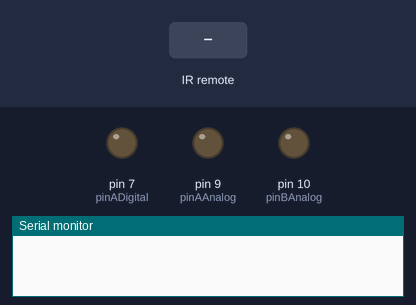
The sketch below on a simulated Arduino Uno, built with avr-gcc and run on an emulated ATmega328P. On the bench: output pins drawn as LEDs (lit = HIGH), the last lines printed to the serial monitor. Inputs (shaded band) come from the test bench.

Above: at 1.2 s.
1.3 s: infrared code 0xFF629D received
At 1.8 s:
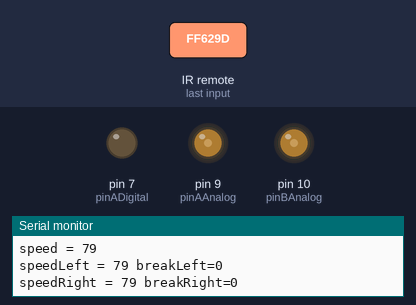
2.8 s: infrared code 0xFFA857 received
At 4.0 s:
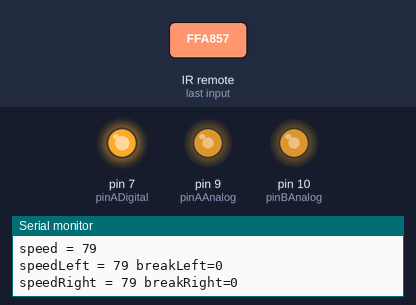
4.3 s: infrared code 0xFF22DD received
At 5.5 s:
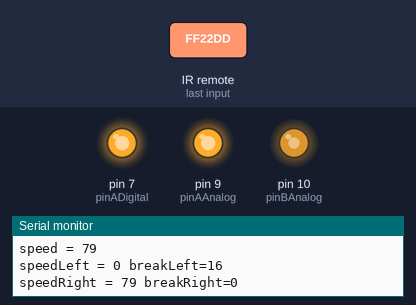
5.8 s: infrared code 0xFF02FD received
At 6.4 s:
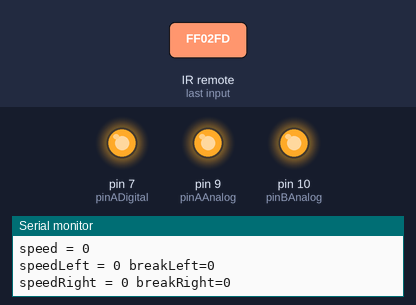
Timing chart, 0 to 8.3 s (numbered marks = the images above; inputs shaded):
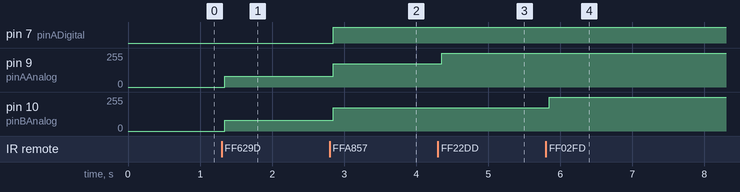

Measured:
- after the input at 1.3 s, pin 9 (pinAAnalog), pin 10 (pinBAnalog): 0/255 → 79/255 at once
- after the input at 2.8 s, pin 7 (pinADigital): LOW → HIGH after 0.05 s; pin 9 (pinAAnalog), pin 10 (pinBAnalog): 79/255 → 176/255 after 0.05 s
- after the input at 4.3 s, pin 9 (pinAAnalog): 176/255 → 255/255 after 0.05 s
- after the input at 5.8 s, pin 10 (pinBAnalog): 176/255 → 255/255 at once

The sketch:

MotorA.ino
```cpp
#include <IRremote.h>
#include <IRremoteInt.h>

int RECV_PIN = 11; //define input pin on Arduino
IRrecv irrecv(RECV_PIN);
decode_results results;

signed long speed = 0;
signed short int dir   = 1;

const unsigned int pinADigital = 7;
const unsigned int pinBDigital = 8;
const unsigned int pinAAnalog = 9;
const unsigned int pinBAnalog = 10;

const signed int STEP = 0x10;
const unsigned int breakStep = 0x10;

const unsigned int MIN  = 0x4F;
const unsigned int MAX  = 0xFF;

const unsigned long UP = 0xff629d;
const unsigned long DOWN = 0xffa857;
const unsigned long OK = 0xff02fd;
const unsigned long LEFT = 0xff22dd;
const unsigned long RIGHT = 0xffc23d;
const unsigned long KEEP = 0xffffffff;

unsigned int breakRight = 0;
unsigned int breakLeft = 0;

int oldDelta=0;
unsigned long oldKey = 0;

void setup()
{
  Serial.begin(9600);
  irrecv.enableIRIn(); // Start the receiver
  pinMode(pinADigital, OUTPUT);
  pinMode(pinAAnalog, OUTPUT);
  analogWrite(pinADigital, 0);
  analogWrite(pinAAnalog, 0);
}

void evalKey(const unsigned long key){
  short int delta = 0;
  short int keep = 0;
    switch(key){

      case KEEP:
        //Serial.print("KEEP");Serial.println(oldDelta, DEC);
        evalKey(oldKey);
        return;
        break;
      case OK:
        delta = 0;
        //Serial.println("oldDelta=0");
        oldDelta=0;
        keep = 0;
        break;

      case LEFT:
        keep=1;
        delta=0;
        if(breakRight == 0){
          if(breakLeft < speed && breakLeft < MAX-breakStep){
            breakLeft += breakStep;
          }
        }
        else{
          if(breakRight > breakStep){
            breakRight -= breakStep;
          }
          else{
            breakRight = 0;
          }
        }
        Serial.print("LEFT:");Serial.print(breakLeft, HEX);Serial.print(breakRight, HEX);
        break;

      case RIGHT:
        keep=1;
        delta=0;
        if(breakLeft == 0){
          Serial.print("breakRight = ");Serial.print(breakRight,HEX);Serial.print("breakStep = ");Serial.println(breakStep,HEX);
          if(breakRight < speed && breakRight < MAX-breakStep){
            breakRight += breakStep;
            Serial.println("increased breakRight");
          }
        }
        else{
          if(breakLeft > breakStep){
            breakLeft -= breakStep;
          }
          else{
            breakLeft = 0;
          }
        }
        Serial.print("RIGHT:");Serial.print(breakLeft, HEX);Serial.print(breakRight, HEX);
        break;

      case UP:
        delta = 1;
        oldDelta=delta;
        keep = 1;
        break;
      case DOWN:
        delta = -1;
        oldDelta=delta;
        keep = 1;
        break;
      default:
       return;
    }
    if(key != KEEP){
      oldKey = key;
    }
    Serial.print(" dir = ");Serial.print(dir, DEC);Serial.print(" speed = ");Serial.print(speed, HEX); Serial.print(" keep = ");Serial.print(keep);Serial.print(" delta=");Serial.print(delta);
    Serial.println();
    if(delta != 0){
      oldDelta = delta;
    }

    speed = (signed long)speed*(signed long)keep + (signed long)delta*(signed long)STEP*(signed long)dir;
    //Serial.print(" new speed = ");Serial.print(speed, HEX);
    //Serial.println();

    if(speed > MAX){
      speed = MAX;
    }
    if(speed < MIN && delta != 0){
      dir = delta;
      speed = MIN;
    }
    if(speed < 0){
      speed = -speed;
      dir = -dir;
    }
    if(0 < speed && speed < MIN){
      speed = MIN;
    }
    //Serial.print(" dir = ");Serial.print(dir, DEC);Serial.print(" speed = ");Serial.println(speed, HEX);

    unsigned short speedLeft=speed;
    unsigned short speedRight=speed;

    if(breakLeft > 0){
      if(breakLeft > speedLeft){
        breakLeft = speedLeft;
      }
      if(speedLeft - breakLeft < MIN){
        speedLeft = 0;
      }
      else{
        speedLeft -= breakLeft;
      }
    }

    if(breakRight > 0){
      if(breakRight > speedLeft){
        breakRight = speedRight;
      }
      if(speedRight - breakRight < MIN){
        speedRight = 0;
      }
      else{
        speedRight -= breakRight;
      }
    }
    Serial.print("speed = ");Serial.println(speed);
    Serial.print("speedLeft = ");Serial.print(speedLeft);Serial.print(" breakLeft=");Serial.println(breakLeft);
    Serial.print("speedRight = ");Serial.print(speedRight);Serial.print(" breakRight=");Serial.println(breakRight);

    if(dir > 0){
      analogWrite(pinAAnalog, speedLeft);
      analogWrite(pinBAnalog, speedRight);
      digitalWrite(pinADigital, LOW);
      digitalWrite(pinBDigital, LOW);
    }
    else{
      analogWrite(pinAAnalog, 0xff-speedLeft);
      analogWrite(pinBAnalog, 0xff-speedRight);
      digitalWrite(pinADigital, HIGH);
      digitalWrite(pinBDigital, HIGH);
    }
}

void loop() {

  if (irrecv.decode(&results)) {
    // ff629d = UP
    // ffa857 = down
    // ff22dd = left
    // ffc23d = right
    // ff02fd = OK
    evalKey(results.value);
    irrecv.resume(); // Receive the next value
  }
}
```
